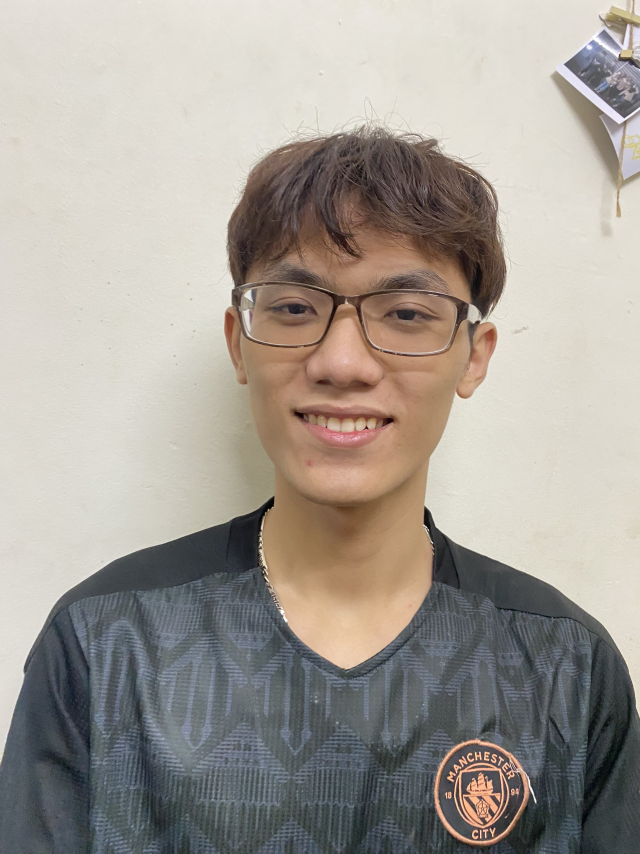
#> input picture Task #0103/cv.jpg, 1920 x 2560 px (shown at 1/3 size)
$ python sobel.py   (older library calls are emulated)
#> lines starting #> are read from the running program, lines starting #| are printed output that depends on the picture
import cv2

img = cv2.imread("cv.jpg")
#> img is the input picture: shape (2560, 1920, 3); mean B, G, R 149.5, 157.2, 163.4
img = cv2.resize(img, (600, 800))
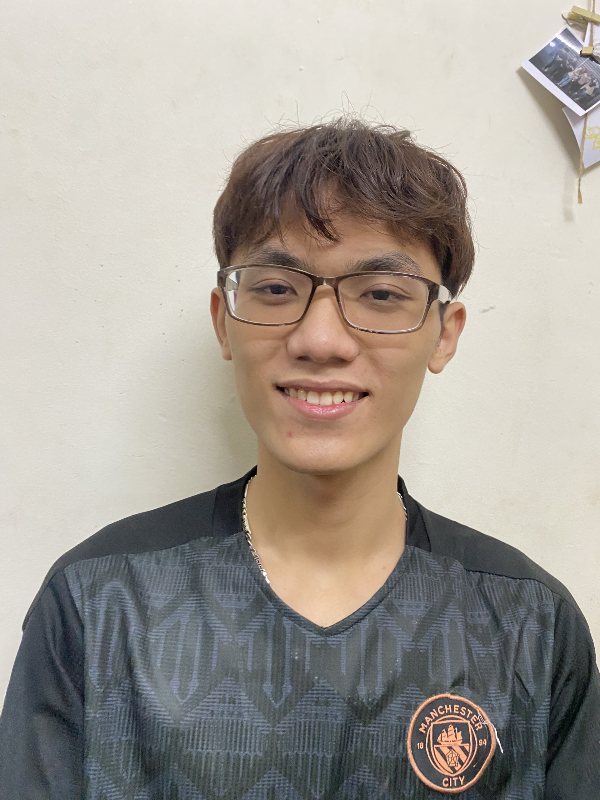
#> img: shape (800, 600, 3); mean B, G, R 149.5, 157.1, 163.3

sobelx = cv2.Sobel(img,cv2.CV_64F, 1, 0, ksize=5)
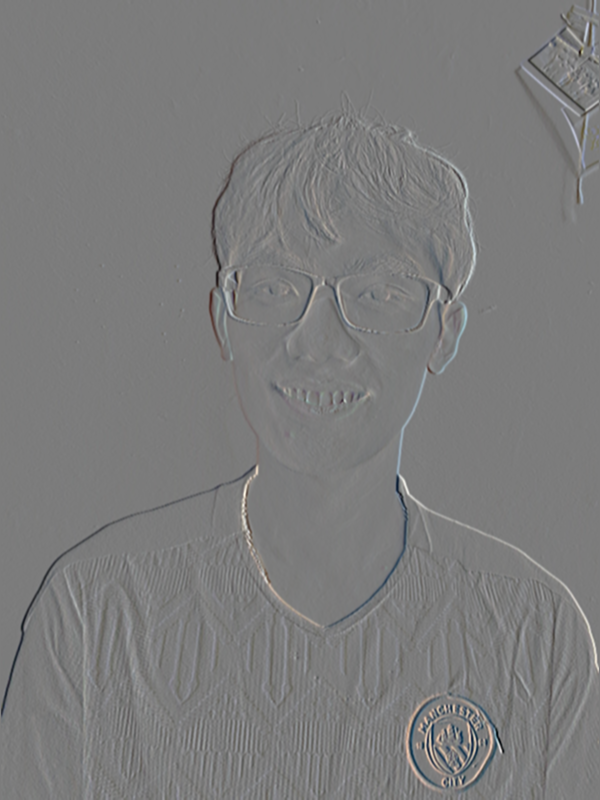
#> sobelx: shape (800, 600, 3) float64; mean B, G, R -3.9, -3.4, -3.2; drawn with min black and max white

cv2.imshow("Sobel X", sobelx)
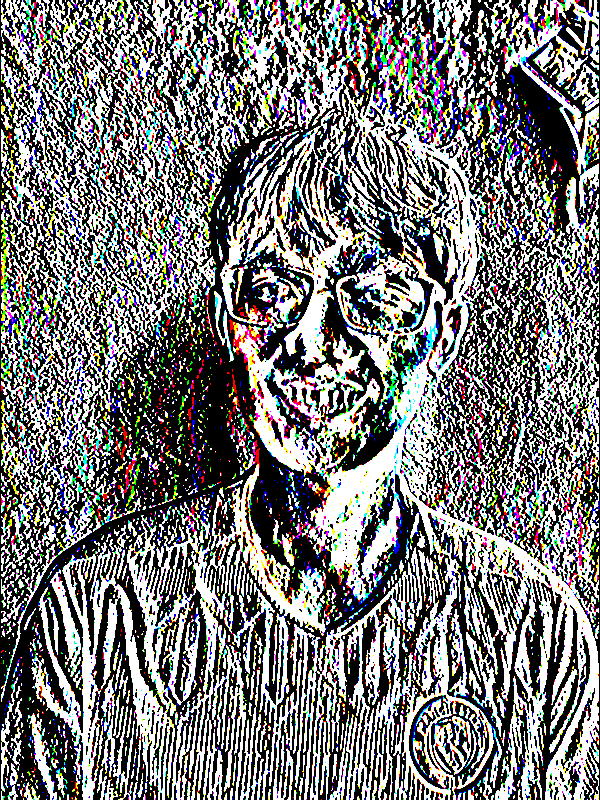
#> window 'Sobel X': shape (800, 600, 3); mean B, G, R 120.3, 120.8, 121

sobely = cv2.Sobel(img,cv2.CV_64F, 0, 1, ksize=5)
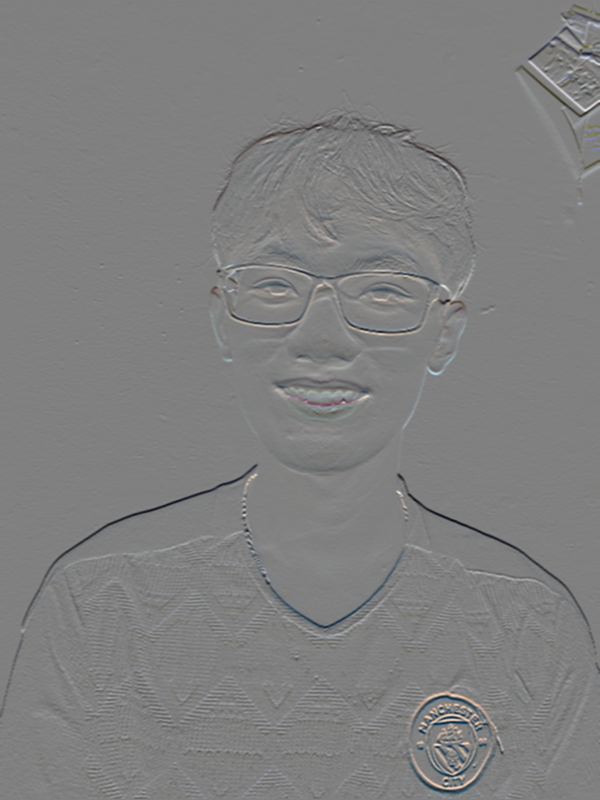
#> sobely: shape (800, 600, 3) float64; mean B, G, R -22.6, -24.7, -26.8; drawn with min black and max white

cv2.imshow("Sobel Y", sobely)
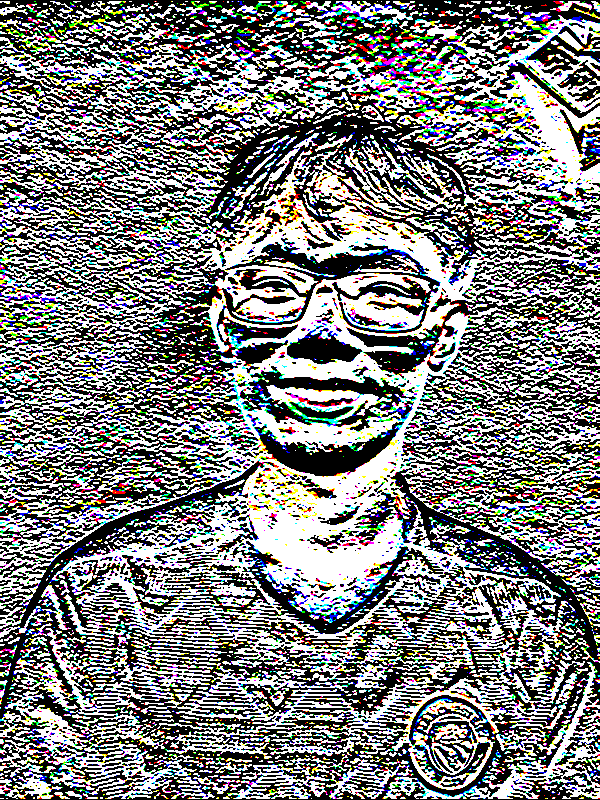
#> window 'Sobel Y': shape (800, 600, 3); mean B, G, R 125.6, 126.2, 125.5

sobel = cv2.Sobel(img,cv2.CV_64F, 1, 1, ksize=5)
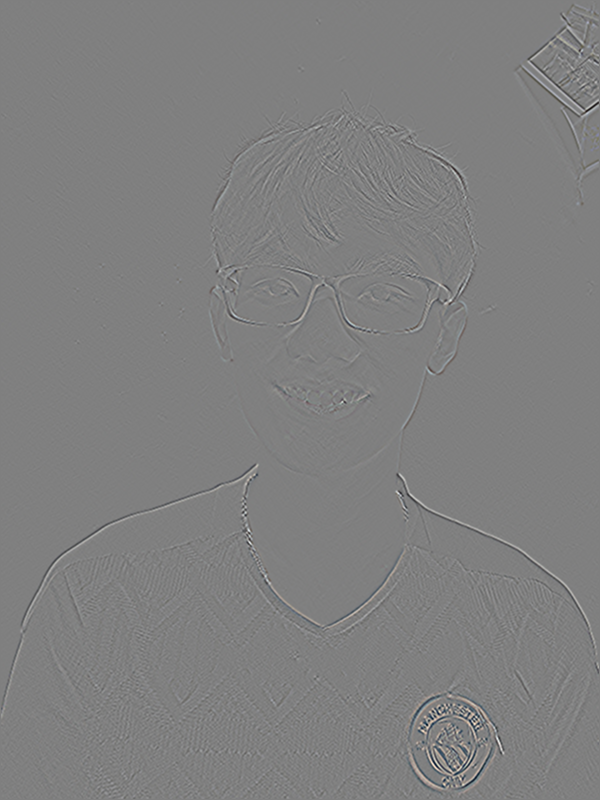
#> sobel: shape (800, 600, 3) float64; mean B, G, R 0, 0, 0; drawn with min black and max white

cv2.imshow("Sobel", sobel)
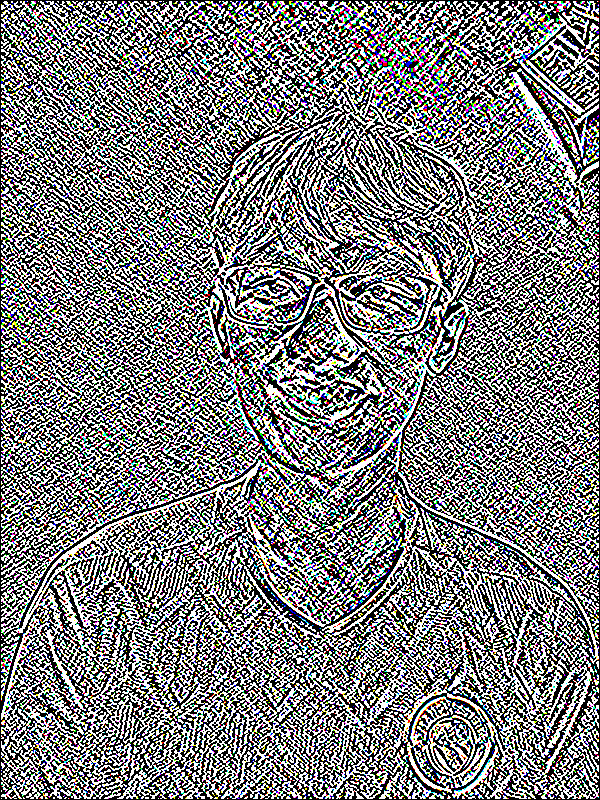
#> window 'Sobel': shape (800, 600, 3); mean B, G, R 125, 124.9, 124.8


cv2.waitKey(0)
cv2.destroyAllWindows()

$ run again, with Task #0103/city.jpg copied over Task #0103/cv.jpg
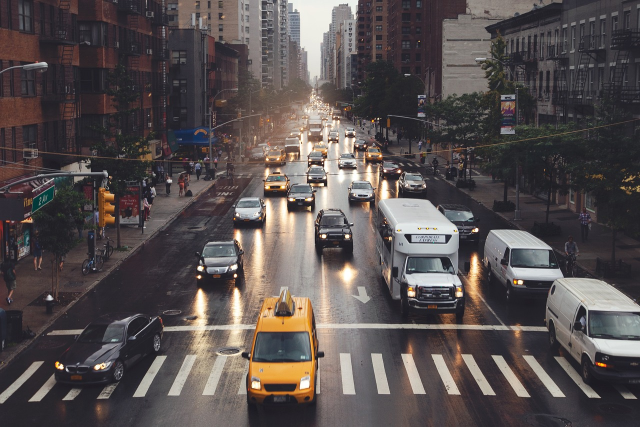
#> input picture Task #0103/city.jpg, 1280 x 853 px (shown at 1/2 size)
#> img is the input picture: shape (853, 1280, 3); mean B, G, R 80.1, 80.3, 87.9
#> img: shape (800, 600, 3)
#> `sobel = cv2.Sobel(img,cv2.CV_64F, 1, 1, ksize=5)`:
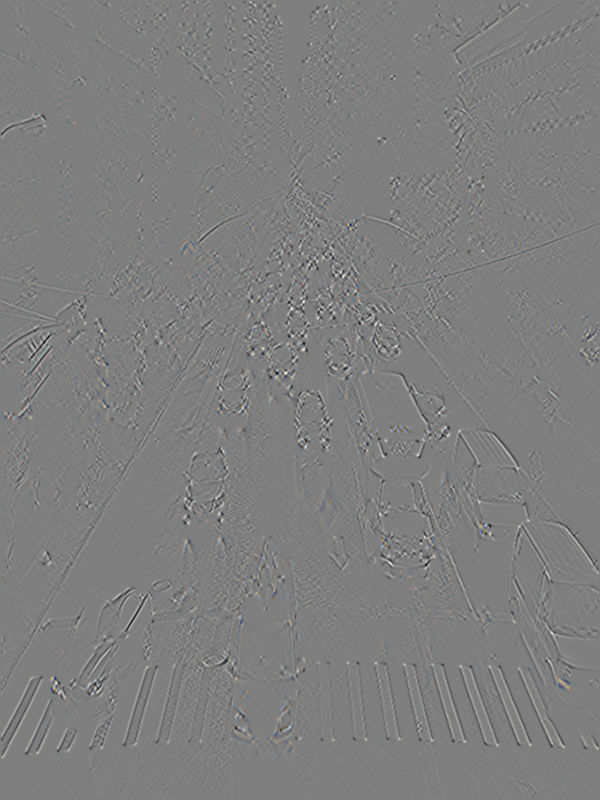
#> sobel: shape (800, 600, 3) float64; mean B, G, R 0, 0, 0; drawn with min black and max white
#> `cv2.imshow("Sobel", sobel)`:
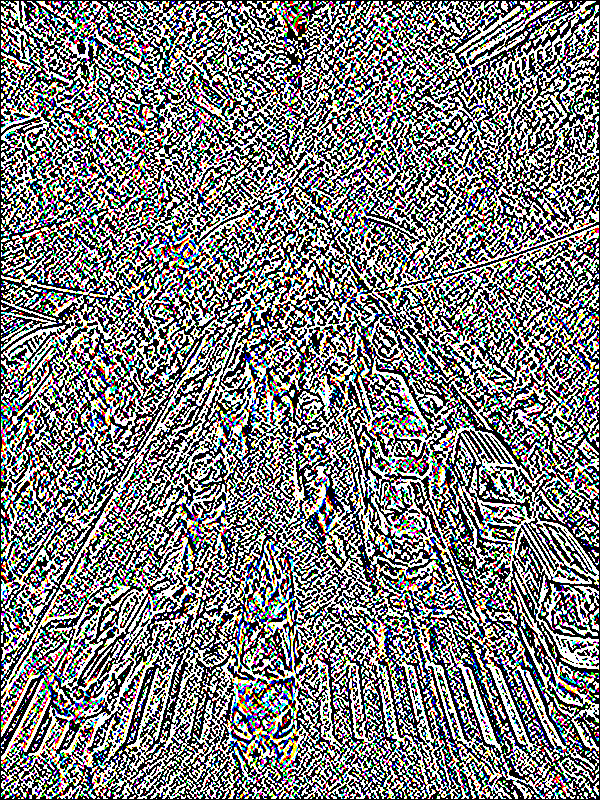
#> window 'Sobel': shape (800, 600, 3); mean B, G, R 125.6, 125.6, 125.7
